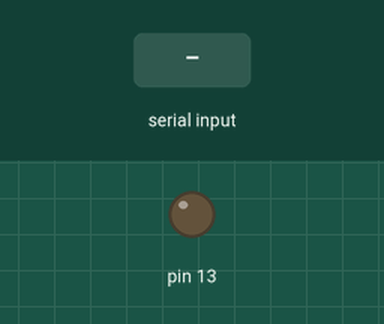
Recording of a sketch running on a simulated Arduino Uno, built with avr-gcc and run on an emulated ATmega328P. On the bench: output pins drawn as LEDs (lit = HIGH). The test bench sets the inputs (shaded band).

Above: at 1.2 s.
1.3 s: byte 1 (1) received over Serial
At 1.7 s:
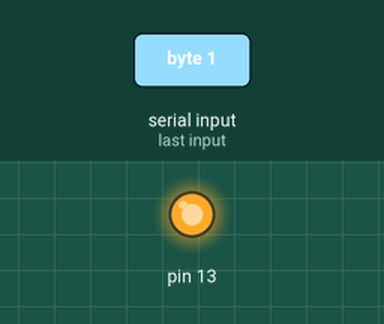
Timing chart, 0 to 4.3 s (numbered marks = the images above; inputs shaded):
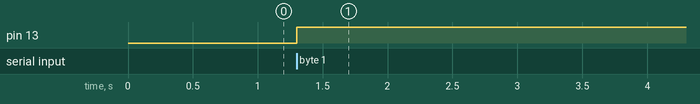

Measured:
- after the input at 1.3 s, pin 13: LOW → HIGH at once

The sketch:

LEDmap.ino
```cpp
void setup()
{
  pinMode(13, OUTPUT);
  Serial.begin(9600);
}

void loop()
{
  int input = Serial.read(); //read serial
  switch(input){
    case 1: //If processing passes a '1' do case one
      if(input == 1){
        digitalWrite(13, HIGH);
        delay(1000);
      }
      break;
    case 2:
      if(input == 2){ //If processing passes a '2' do case two
        digitalWrite(13, LOW);
        delay(1000);
      }
      break;
  }
}
```
